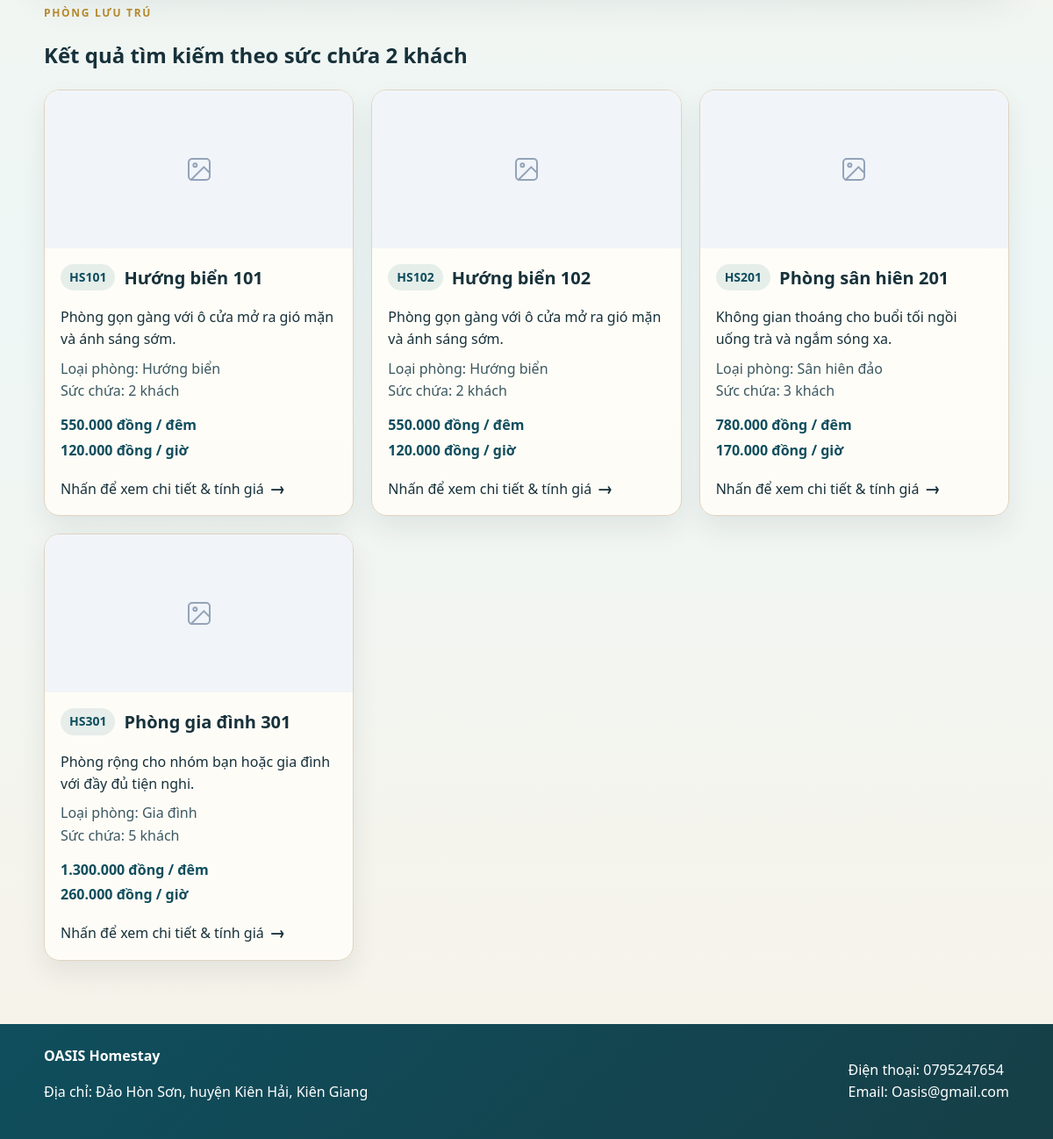
Page /rooms.php (lower part) on the earlier database version.
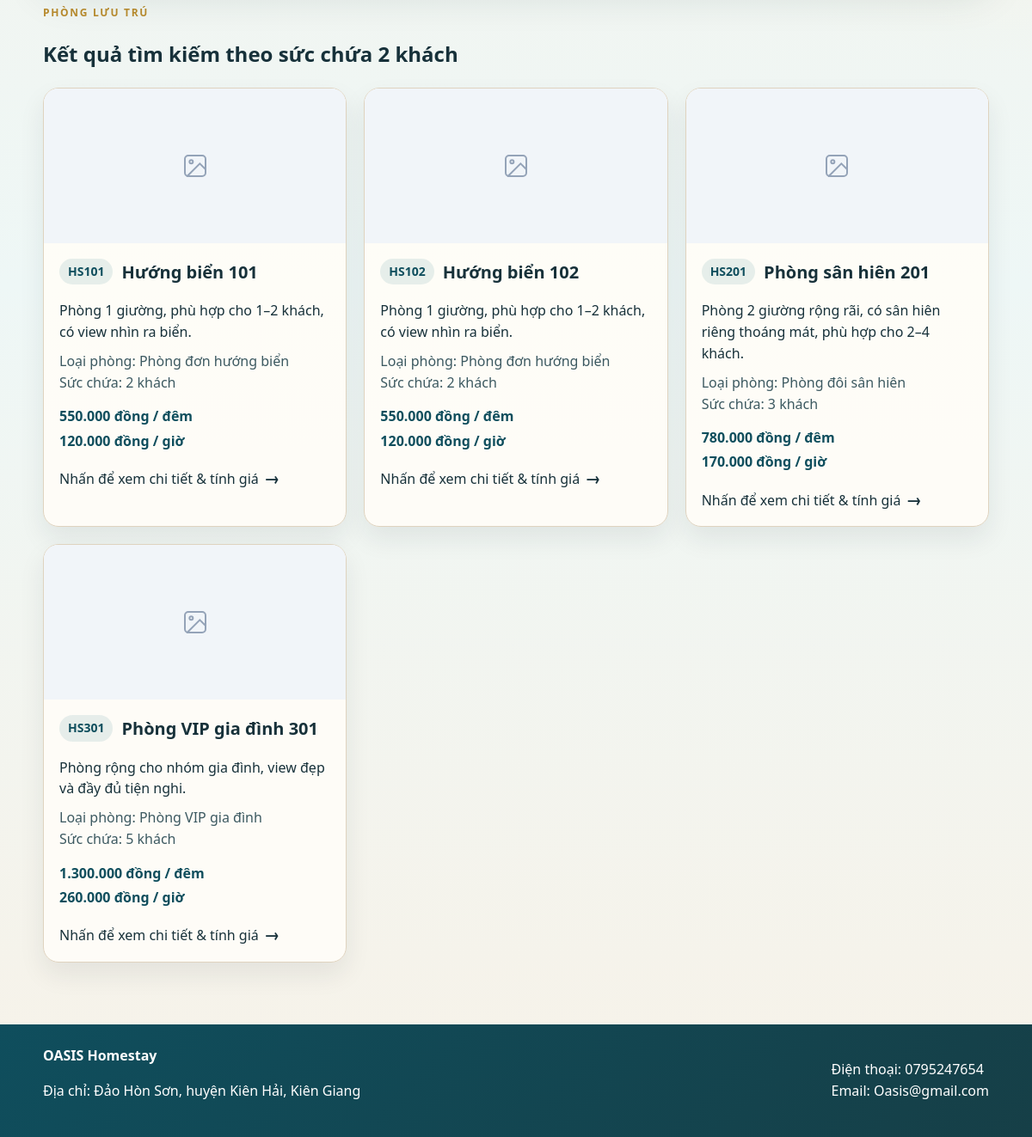
Same page on the later database version.
### tables this page shows
CREATE TABLE phong (
    id_phong INT AUTO_INCREMENT PRIMARY KEY,
    id_loai_phong INT NOT NULL,
    ma_so_phong VARCHAR(20) NOT NULL UNIQUE,
    ten_phong VARCHAR(100) NOT NULL,
    tang INT NOT NULL DEFAULT 1,
    vi_tri VARCHAR(150) DEFAULT NULL,
    huong_view VARCHAR(150) DEFAULT NULL,
    dien_tich DECIMAL(8,2) DEFAULT NULL,
    tien_nghi TEXT,
    duong_dan_hinh VARCHAR(255) NOT NULL,
    hinh_2 VARCHAR(255) DEFAULT NULL,
    hinh_3 VARCHAR(255) DEFAULT NULL,
    hinh_4 VARCHAR(255) DEFAULT NULL,
    gia_theo_gio DECIMAL(12,2) DEFAULT NULL,
    gia_theo_ngay DECIMAL(12,2) DEFAULT NULL,
    trang_thai ENUM('dang_hoat_dong', 'tu_sua', 'tam_dung') DEFAULT 'dang_hoat_dong',
    ngay_tao TIMESTAMP DEFAULT CURRENT_TIMESTAMP,
    FOREIGN KEY (id_loai_phong) REFERENCES loai_phong(id_loai_phong),
    INDEX idx_phong_trang_thai (trang_thai)
);

CREATE TABLE loai_phong (
    id_loai_phong INT AUTO_INCREMENT PRIMARY KEY,
    ten_loai_phong VARCHAR(100) NOT NULL,
    mo_ta TEXT,
    suc_chua INT NOT NULL,
    gia_theo_gio DECIMAL(12,2) NOT NULL DEFAULT 0,
    gia_theo_ngay DECIMAL(12,2) NOT NULL DEFAULT 0,
    ngay_tao TIMESTAMP DEFAULT CURRENT_TIMESTAMP
);

### rooms.php (the view, shortened to what the changed rows need)
<?php
include "includes/db.php";
include "includes/functions.php";
$ngayNhanPhong = isset($_GET["ngay_nhan_phong"]) ? trim($_GET["ngay_nhan_phong"]) : "";
$ngayTraPhong = isset($_GET["ngay_tra_phong"]) ? trim($_GET["ngay_tra_phong"]) : "";
$gioNhanPhong = isset($_GET["gio_nhan_phong"]) ? trim($_GET["gio_nhan_phong"]) : "14:00";
$gioTraPhong = isset($_GET["gio_tra_phong"]) ? trim($_GET["gio_tra_phong"]) : "12:00";
$soKhach = isset($_GET["so_khach"]) ? (int) $_GET["so_khach"] : 2;
$danhSachPhong = lay_phong_dang_hoat_dong($conn, $ngayNhanPhong, $ngayTraPhong, $soKhach, $gioNhanPhong, $gioTraPhong);
include "includes/header.php";
?>
<main>
    <section class="section" id="rooms">
        <div class="section-title">
            <h2>
                <?php if ($ngayNhanPhong != "" && $ngayTraPhong != "") { ?>
                    Phòng còn trống từ <?php echo h(dinh_dang_ngay_gio($ngayNhanPhong, $gioNhanPhong)); ?> đến <?php echo h(dinh_dang_ngay_gio($ngayTraPhong, $gioTraPhong)); ?>
                <?php } else { ?>
                    Kết quả tìm kiếm theo sức chứa <?php echo h($soKhach); ?> khách
                <?php } ?>
            </h2>
        </div>
        <div class="room-list">
            <?php if (count($danhSachPhong) > 0) { ?>
                <?php foreach ($danhSachPhong as $phong) {
                    $dsTienNhi = danh_sach_tien_nghi_phong($phong);
                    $h1 = (!empty($phong["duong_dan_hinh"]) && file_exists(__DIR__ . '/' . ltrim($phong["duong_dan_hinh"], '/'))) ? asset_url($phong["duong_dan_hinh"]) : '';
                    $h2 = (!empty($phong["hinh_2"]) && file_exists(__DIR__ . '/' . ltrim($phong["hinh_2"], '/'))) ? asset_url($phong["hinh_2"]) : '';
                    $h3 = (!empty($phong["hinh_3"]) && file_exists(__DIR__ . '/' . ltrim($phong["hinh_3"], '/'))) ? asset_url($phong["hinh_3"]) : '';
                    $h4 = (!empty($phong["hinh_4"]) && file_exists(__DIR__ . '/' . ltrim($phong["hinh_4"], '/'))) ? asset_url($phong["hinh_4"]) : '';
                ?>
                    <article class="room-card room-card-clickable"
                        data-id="<?php echo h($phong["id_phong"]); ?>"
                        data-ma="<?php echo h($phong["ma_so_phong"]); ?>"
                        data-ten="<?php echo h($phong["ten_phong"]); ?>"
                        data-loai="<?php echo h($phong["ten_loai_phong"]); ?>"
                        data-mota="<?php echo h($phong["mo_ta"]); ?>"
                        data-suc-chua="<?php echo (int)$phong["suc_chua"]; ?>"
                        data-gia-ngay="<?php echo (float)$phong["gia_theo_ngay"]; ?>"
                        data-gia-gio="<?php echo (float)$phong["gia_theo_gio"]; ?>"
                        data-hinh="<?php echo h($h1); ?>"
                        data-hinh2="<?php echo h($h2); ?>"
                        data-hinh3="<?php echo h($h3); ?>"
                        data-hinh4="<?php echo h($h4); ?>"
                        data-tien-nghi-json='<?php echo h(json_encode($dsTienNhi, JSON_UNESCAPED_UNICODE)); ?>'
                        role="button"
                        tabindex="0"
                        aria-label="Xem chi tiết phòng <?php echo h($phong["ten_phong"]); ?>">
                        <div class="room-image" style="background:#f1f5f9; display:flex; align-items:center; justify-content:center; position:relative; overflow:hidden;">
                            <div class="room-img-placeholder" style="display: <?php echo $h1 ? 'none' : 'flex'; ?>; width:100%; height:100%; align-items:center; justify-content:center; background:#f1f5f9; color:#94a3b8; position:absolute; inset:0;">
                                <svg width="32" height="32" viewBox="0 0 24 24" fill="none" stroke="#94a3b8" stroke-width="1.5" stroke-linecap="round"><rect x="3" y="3" width="18" height="18" rx="3"/><circle cx="8.5" cy="8.5" r="1.5"/><polyline points="21 15 16 10 5 21"/></svg>
                            </div>
                        </div>
                        <div class="room-info">
                            <div class="room-heading">
                                <p class="badge"><?php echo h($phong["ma_so_phong"]); ?></p>
                                <h3><?php echo h($phong["ten_phong"]); ?></h3>
                            </div>
                            <p><?php echo h($phong["mo_ta"]); ?></p>
                            <p class="room-meta">
                                <span>Loại phòng: <?php echo h($phong["ten_loai_phong"]); ?></span>
                                <span>Sức chứa: <?php echo h($phong["suc_chua"]); ?> khách</span>
                            </p>
                            <p class="price"><?php echo tien_viet_nam($phong["gia_theo_ngay"]); ?> / đêm</p>
                            <p class="muted"><?php echo tien_viet_nam($phong["gia_theo_gio"]); ?> / giờ</p>
                            <p class="room-card-cta">Nhấn để xem chi tiết &amp; tính giá <span class="room-card-arrow" aria-hidden="true">→</span></p>
                        </div>
                    </article>
                <?php } ?>
            <?php } ?>
        </div>
    </section>
</main>
<?php include "includes/footer.php"; ?>

Differences in the rows shown:
changed phong "Hướng biển 101": id_loai_phong.mo_ta "Phòng gọn gàng với ô cửa mở ra gió mặn và ánh sáng sớm." → "Phòng 1 giường, phù hợp cho 1–2 khách, có view nhìn ra biển."; id_loai_phong.ten_loai_phong "Hướng biển" → "Phòng đơn hướng biển"
changed phong "Hướng biển 102": id_loai_phong.mo_ta "Phòng gọn gàng với ô cửa mở ra gió mặn và ánh sáng sớm." → "Phòng 1 giường, phù hợp cho 1–2 khách, có view nhìn ra biển."; id_loai_phong.ten_loai_phong "Hướng biển" → "Phòng đơn hướng biển"
changed phong "Phòng sân hiên 201": id_loai_phong.mo_ta "Không gian thoáng cho buổi tối ngồi uống trà và ngắm sóng xa." → "Phòng 2 giường rộng rãi, có sân hiên riêng thoáng mát, phù hợp cho 2–4 khách."; id_loai_phong.ten_loai_phong "Sân hiên đảo" → "Phòng đôi sân hiên"
changed phong "HS301": ten_phong "Phòng gia đình 301" → "Phòng VIP gia đình 301"; id_loai_phong.mo_ta "Phòng rộng cho nhóm bạn hoặc gia đình với đầy đủ tiện nghi." → "Phòng rộng cho nhóm gia đình, view đẹp và đầy đủ tiện nghi."; id_loai_phong.ten_loai_phong "Gia đình" → "Phòng VIP gia đình"
